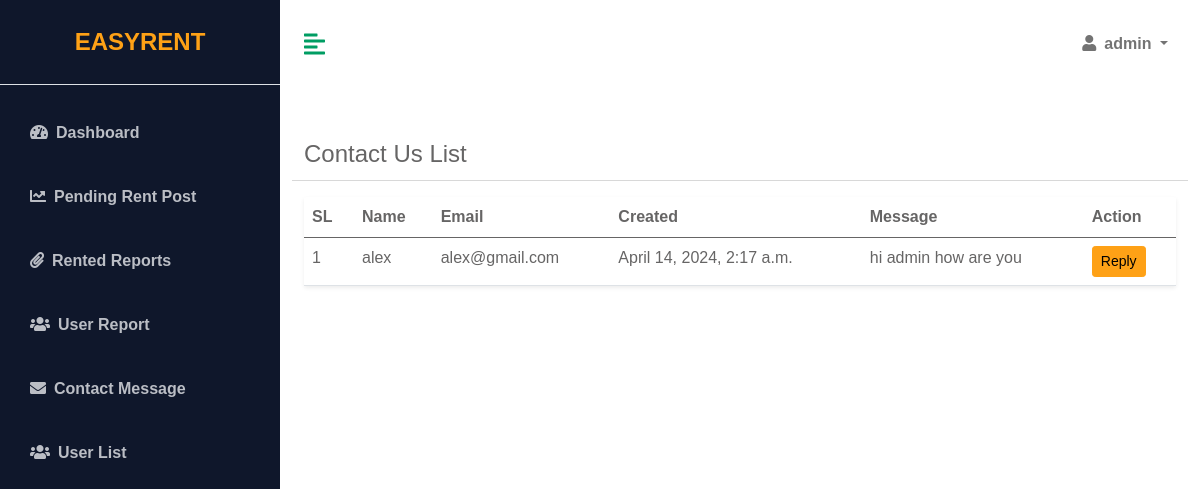
The page /account/contact (signed in) on the database its author committed.
### App_Rental/models.py (models this page shows)
class ContractUs(models.Model):
    name = models.CharField(max_length=50,blank=False)
    email = models.EmailField(max_length=50,blank=False)
    message = models.TextField(max_length=500,blank=False)
    created = models.DateTimeField(auto_now=True,auto_now_add=False)
    def __str__(self):
        return '{}-{}'.format(self.name,self.message)

### App_Account/views.py (the view)
# urls.py: path('contact',ContactMessage,name='contact'),
@admin_required
def ContactMessage(request):
    contacts=ContractUs.objects.all()
    print(contacts)
    context={
        'contacts':contacts
    }
    return render(request,'App_Dashboard/contact.html',context)

### App_Account/views.py (called while the page is built)
def admin_required(view_func):
    @wraps(view_func)
    def wrapper(request, *args, **kwargs):
        if not request.user.is_superuser:
            return render(request,'accessdenied.html')
        return view_func(request, *args, **kwargs)
    return wrapper

### templates/App_Dashboard/contact.html (shortened to what this page needs)
{% extends 'App_Dashboard/base.html'%}
{% load static%}
{% block dashboard%}
{% block css %}
<link href="https://cdn.datatables.net/v/dt/dt-2.0.3/datatables.min.css" rel="stylesheet">
{% endblock %}
<div class="container-fluid px-4">
    <div class="row my-5">
        <div class="col-lg-12 mb-2">
            <span class="mb-3" style="font-size: 24px;">Contact Us List
        </div>
        <hr>
        <div class="col">
            <table class="table bg-white rounded shadow-sm  table-hover" id="rentlist">
                <thead>
                    <tr>
                        <th scope="col" width="50">SL</th>
                        <th scope="col">Name</th>
                        <th scope="col">Email</th>
                        <th scope="col">Created</th>
                        <th scope="col">Message</th>
                        <th scope="col">Action</th>
                    </tr>
                </thead>
                <tbody>
                    {% for item in contacts %}
                    <tr>
                        <td>{{forloop.counter}}</td>
                        <td>{{item.name}}</td>
                        <td>{{item.email}}</td>
                        <td>{{item.created}}</td>
                        <td>{{item.message}}</td>
                        <td>
                            <a target="_blank"
                                href="https://mail.google.com/mail/?view=cm&fs=1&to={{item.email}}&su=EasyRent Reply&body=Thanks for contact us."
                                class="btn btn-primary btn-sm">Reply</a>
                        </td>
                    </tr>
                    {% endfor %}
                </tbody>
            </table>
        </div>
    </div>
</div>
{% endblock %}

### templates/App_Dashboard/base.html (shortened to what this page needs)
{% load static%}
<!DOCTYPE html>
<html lang="en">
<head>
    <link rel="stylesheet" href="https://cdnjs.cloudflare.com/ajax/libs/font-awesome/5.15.3/css/all.min.css" />
    <link rel="stylesheet" href="{% static 'css/bootstrap.min.css'%}">
    <link rel="stylesheet" href="{% static 'css/dashboard.css'%}">
    <link href="{% static 'alert/css/alert.css'%}" rel="stylesheet" />
    <link href="{% static 'alert/themes/default/theme.css'%}" rel="stylesheet" />
    {% block css%}
    {% endblock%}
</head>
<body>
    <div class="d-flex" id="wrapper">
        <div class="bg-dark" id="sidebar-wrapper">
            <div class="sidebar-heading text-center py-4 primary-text fs-4 fw-bold text-uppercase border-bottom">
                <a href="{% url 'home' %}">EasyRent</a>
            </div>
            <div class="list-group list-group-flush my-3">
                {% if request.user.is_superuser %}
                {% include 'App_Dashboard/superadminmenu.html'%}
                {% else %}
                {% include 'App_Dashboard/othermenu.html'%}
                {% endif%}
            </div>
        </div>
        <div id="page-content-wrapper">
            <nav class="navbar navbar-expand-lg navbar-light bg-transparent py-4 px-4">
                <div class="d-flex align-items-center">
                    <i class="fas fa-align-left primary-text fs-4 me-3" id="menu-toggle"></i>
                </div>
                <div class="collapse navbar-collapse" id="navbarSupportedContent">
                    <ul class="navbar-nav ms-auto mb-2 mb-lg-0">
                        <li class="nav-item dropdown">
                            <a class="nav-link dropdown-toggle second-text fw-bold" href="#" id="navbarDropdown"
                                role="button" data-bs-toggle="dropdown" aria-expanded="false">
                                <i class="fas fa-user me-2"></i>{{request.user}}
                            </a>
                        </li>
                    </ul>
                </div>
            </nav>
            {% block dashboard %}
            {% endblock%}
        </div>
    </div>
</body>
</html>

### static/css/dashboard.css (style rules this page uses)
:root { --main-bg-color: #009d63; --main-text-color: #009d63; --second-text-color: #bbbec5; --second-bg-color: #c1efde; }
.primary-text { color: var(--main-text-color); }
.second-text { color: var(--second-text-color); }
#wrapper { overflow-x: hidden; background-color: #ffffff; }
#sidebar-wrapper { min-height: 100vh; position: fixed; width: 280px; left: 0; margin-left: -15rem; -webkit-transition: margin 0.25s ease-out; -moz-transition: margin 0.25s ease-out; -o-transition: margin 0.25s ease-out; transition: margin 0.25s ease-out; }
#sidebar-wrapper .sidebar-heading { padding: 0.875rem 1.25rem; font-size: 1.2rem; }
#sidebar-wrapper .list-group { width: 15rem; }
#page-content-wrapper { position: relative; height: 100vh !important; width: calc(100% - 280px); left: 280px; transition: 0.3s ease; }
#menu-toggle { cursor: pointer; }
@media (min-width: 768px) { #sidebar-wrapper { margin-left: 0; } }

### rows shown on the page
ContractUs: name "alex", email "alex@gmail.com", created "April 14, 2024, 2:17 a.m.", message "hi admin how are you"

### other values the page prints
{{ request.user }} "admin"
